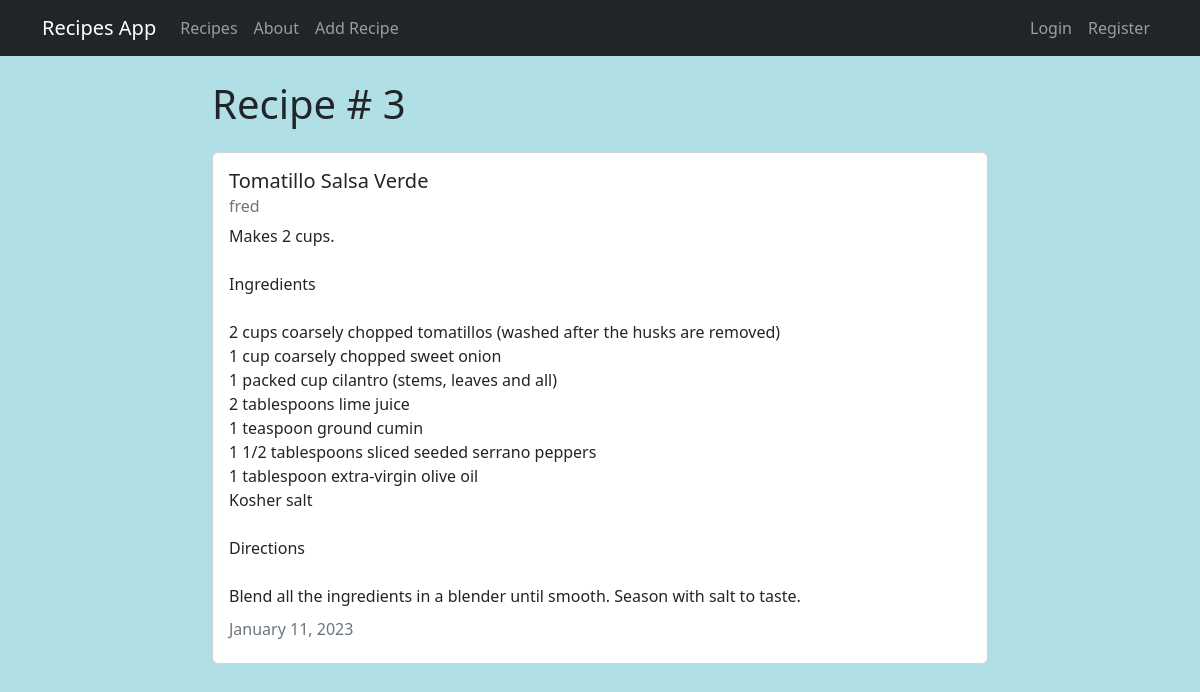
/recipe/3, run on the app's committed database.
### recipes/models.py (models this page shows, shortened)
class Recipe(models.Model):
    title = models.CharField(max_length=100)
    description = models.TextField()
    author = models.ForeignKey(User, on_delete=models.CASCADE)
    created_at = models.DateTimeField(auto_now_add=True)
    updated_at = models.DateTimeField(auto_now=True)

### recipes/views.py (the view)
# urls.py: path('recipe/<int:pk>', views.RecipeDetailView.as_view(), name="recipes-detail"),
class RecipeDetailView(DetailView):
    model = models.Recipe

### recipes/templates/recipes/recipe_detail.html (shortened to what this page needs)
{% extends "recipes/base.html" %}
{% block content %}
<h1>Recipe # {{object.id}}</h1>
<div class="card my-4">
  <div class="card-body">
    <h5 class="card-title">{{ object.title }}</h5>
    <h6 class="card-subtitle mb-2 text-muted">{{ object.author }}</h6>
      <p class="card-text">{{ object.description }}</p>
    <h6 class="card-subtitle mb-2 text-muted">
      {{ object.updated_at|date:"F d, Y" }}
    </h6>
  </div>
</div>
{% endblock content %}

### recipes/templates/recipes/recipe_detail.html (style rules this page uses)
p { font-size: 1rem; margin: 10; white-space: pre-line; }
body { background-color: powderblue; }

### data on the page
Recipe: id "3", title "Tomatillo Salsa Verde", author "fred", description "Makes 2 cups. Ingredients 2 cups coarsely chopped tomatillos (washed after the husks are removed) 1 cup coarsely chopped sweet onion 1 packed cup cilantro (stems, leaves and all) 2 tablespoons lime juice 1 teaspoon ground cumin 1 1/2 tablespoons sliced seeded serrano peppers 1 tablespoon extra-virgin olive oil Kosher salt Directions Blend all the ingredients in a blender until smooth. Season with salt to taste.", updated_at "January 11, 2023"
